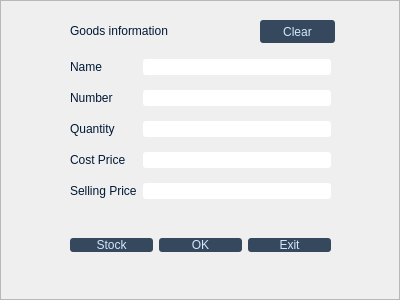
<?xml version="1.0" encoding="UTF-8"?>
<ui version="4.0">
 <class>GoodInDialog</class>
 <widget class="QDialog" name="GoodInDialog">
  <property name="geometry">
   <rect>
    <x>0</x>
    <y>0</y>
    <width>400</width>
    <height>300</height>
   </rect>
  </property>
  <property name="windowTitle">
   <string>Goods In</string>
  </property>
  <property name="styleSheet">
   <string notr="true">QPushButton{
	font: 13pt &quot;Arial Rounded MT Bold&quot;;
background-color:rgba(1,25,53,200);
color:rgba(208,233,255);
border-color:rgba(1,25,53,90);
border-radius:3px;
}
QLabel
{
font: 11pt &quot;Arial&quot;;
color:rgb(1, 25, 53);
}
QLineEdit
{
border-color:rgba(255,255,255,200);
font: 11pt &quot;Arial&quot;;
border-color:rgba(1,25,53,50);
           border-radius:3px;
         background-color:rgba(255,255,255);
      color:rgba(1,25,53);
}
</string>
  </property>
  <widget class="QLabel" name="label_6">
   <property name="geometry">
    <rect>
     <x>70</x>
     <y>20</y>
     <width>131</width>
     <height>21</height>
    </rect>
   </property>
   <property name="text">
    <string>Goods information</string>
   </property>
  </widget>
  <widget class="QWidget" name="horizontalLayoutWidget">
   <property name="geometry">
    <rect>
     <x>70</x>
     <y>220</y>
     <width>261</width>
     <height>51</height>
    </rect>
   </property>
   <layout class="QHBoxLayout" name="horizontalLayout">
    <item>
     <widget class="QPushButton" name="stockInfoButton_2">
      <property name="text">
       <string>Stock</string>
      </property>
     </widget>
    </item>
    <item>
     <widget class="QPushButton" name="OKButton">
      <property name="text">
       <string>OK</string>
      </property>
     </widget>
    </item>
    <item>
     <widget class="QPushButton" name="exitButton">
      <property name="text">
       <string>Exit</string>
      </property>
     </widget>
    </item>
   </layout>
  </widget>
  <widget class="QWidget" name="gridLayoutWidget">
   <property name="geometry">
    <rect>
     <x>70</x>
     <y>50</y>
     <width>261</width>
     <height>161</height>
    </rect>
   </property>
   <layout class="QGridLayout" name="gridLayout">
    <item row="3" column="1">
     <widget class="QLineEdit" name="costEdit"/>
    </item>
    <item row="3" column="0">
     <widget class="QLabel" name="label_4">
      <property name="text">
       <string>Cost Price</string>
      </property>
     </widget>
    </item>
    <item row="0" column="0">
     <widget class="QLabel" name="label">
      <property name="enabled">
       <bool>true</bool>
      </property>
      <property name="text">
       <string>Name</string>
      </property>
     </widget>
    </item>
    <item row="0" column="1">
     <widget class="QLineEdit" name="nameEdit"/>
    </item>
    <item row="1" column="1">
     <widget class="QLineEdit" name="numberEdit"/>
    </item>
    <item row="2" column="0">
     <widget class="QLabel" name="label_3">
      <property name="text">
       <string>Quantity</string>
      </property>
     </widget>
    </item>
    <item row="1" column="0">
     <widget class="QLabel" name="label_2">
      <property name="text">
       <string>Number</string>
      </property>
     </widget>
    </item>
    <item row="2" column="1">
     <widget class="QLineEdit" name="quantityEdit"/>
    </item>
    <item row="4" column="0">
     <widget class="QLabel" name="label_5">
      <property name="layoutDirection">
       <enum>Qt::LeftToRight</enum>
      </property>
      <property name="text">
       <string>Selling Price</string>
      </property>
      <property name="textFormat">
       <enum>Qt::AutoText</enum>
      </property>
     </widget>
    </item>
    <item row="4" column="1">
     <widget class="QLineEdit" name="priceEdit"/>
    </item>
   </layout>
  </widget>
  <widget class="QPushButton" name="clearButton">
   <property name="geometry">
    <rect>
     <x>260</x>
     <y>20</y>
     <width>75</width>
     <height>23</height>
    </rect>
   </property>
   <property name="text">
    <string>Clear</string>
   </property>
  </widget>
  <widget class="QFrame" name="frame">
   <property name="geometry">
    <rect>
     <x>0</x>
     <y>0</y>
     <width>400</width>
     <height>300</height>
    </rect>
   </property>
   <property name="frameShape">
    <enum>QFrame::StyledPanel</enum>
   </property>
   <property name="frameShadow">
    <enum>QFrame::Raised</enum>
   </property>
  </widget>
  <zorder>frame</zorder>
  <zorder>label_6</zorder>
  <zorder>horizontalLayoutWidget</zorder>
  <zorder>gridLayoutWidget</zorder>
  <zorder>clearButton</zorder>
 </widget>
 <resources/>
 <connections/>
</ui>
